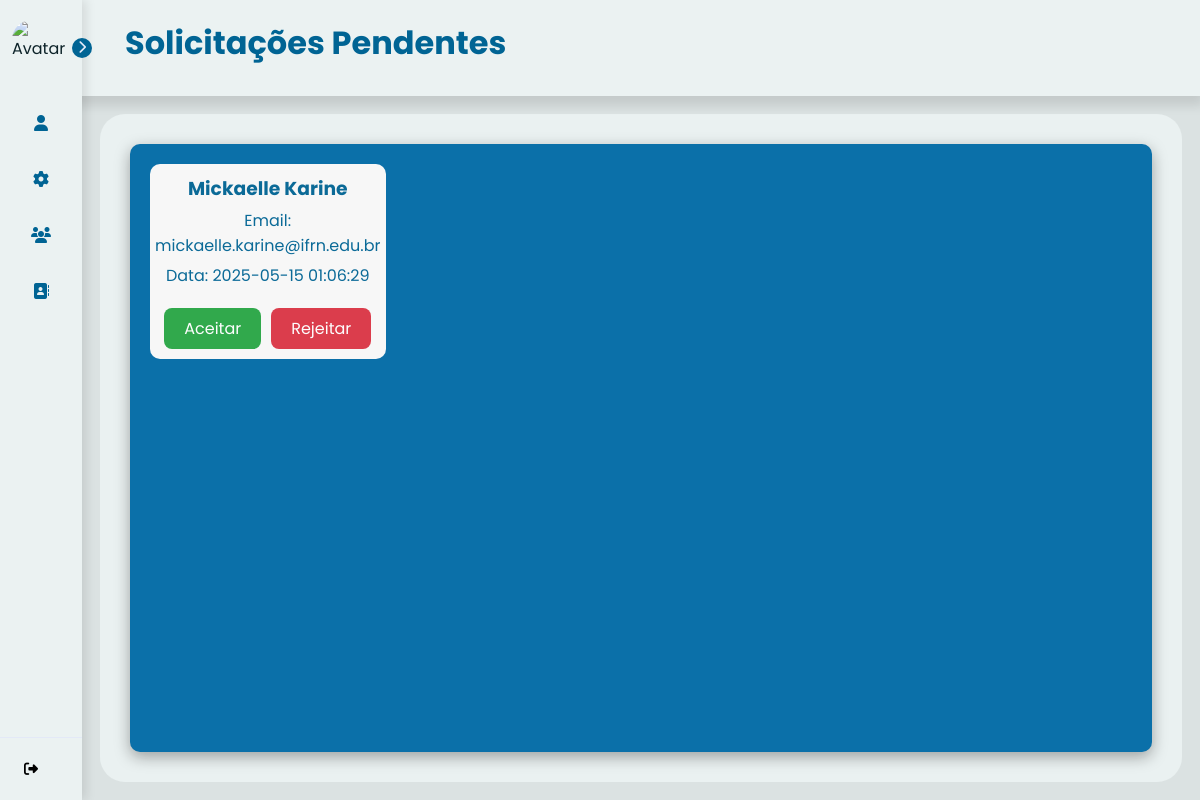
The page /solicitacoes_pendentes (signed in) on the database its author committed.
### tables this page shows
CREATE TABLE solicitacoes_personal (
    id INTEGER PRIMARY KEY AUTOINCREMENT,
    aluno_id INTEGER NOT NULL,
    personal_id INTEGER NOT NULL,
    status TEXT DEFAULT 'pendente', /* valores: pendente, aceito, rejeitado */
    data_solicitacao DATETIME DEFAULT CURRENT_TIMESTAMP,
    FOREIGN KEY (aluno_id) REFERENCES users(use_id),
    FOREIGN KEY (personal_id) REFERENCES users(use_id)
);

CREATE TABLE users (
    use_id INTEGER PRIMARY KEY AUTOINCREMENT,
    use_nome TEXT NOT NULL,
    use_senha TEXT NOT NULL,
    use_email TEXT NOT NULL,
    use_telefone TEXT NOT NULL,
    use_data_nascimento DATE NOT NULL,
    use_genero TEXT NOT NULL,
    use_tipo_usuario TEXT NOT NULL,
    use_dias_treino INT,
    use_horario_treino TIME,
    use_dias_trabalho INT ,
    use_horario_trabalho TIME,
    use_idade INT,
    use_peso FLOAT,
    use_altura FLOAT,
    use_imagem BLOB,
    use_foco_treino VARCHAR(90), /*foco do treino que o aluno quer desenvolver*/
    use_tipo_treino VARCHAR(90), /*tipo do treino que o personal gosta de ensinar*/
    use_contador INTEGER DEFAULT 0
);

### controllers/ProfileController.py (the view)
@profile_bp.route('/solicitacoes_pendentes')
@login_required
def solicitacoes_pendentes():
    if current_user.tipo_usuario.lower() != 'personal':
        flash('Acesso restrito a personais')
        return redirect(url_for('profile.profile_personal'))
    conn = obter_conexao()
    solicitacoes = conn.execute('''
        SELECT s.id, u.use_id, u.use_nome, u.use_email, s.data_solicitacao
        FROM solicitacoes_personal s
        JOIN users u ON s.aluno_id = u.use_id
        WHERE s.personal_id = ? AND s.status = 'pendente'
    ''', (current_user.id,)).fetchall()
    conn.close()
    return render_template('solicitacoes_pendentes.html', solicitacoes=solicitacoes)

### app.py (called while the page is built)
@login_manager.user_loader
def load_user(user_id):
    return User.get(user_id)

### models/__init__.py (called while the page is built)
def obter_conexao():
    conn = sqlite3.connect('database.db')
    conn.row_factory = sqlite3.Row
    return conn

### templates/solicitacoes_pendentes.html (shortened to what this page needs)
{% extends "base_personal.html" %}
{% block titlePage %} Solicitações Pendentes {% endblock %}
{% block content %}
<div class="profile-page">
    <div class="profile-container2">
        {% if solicitacoes %}
            <div class="profile-info2">
                {% for solic in solicitacoes %}
                    <div class="info2-items">
                        <h3 style="color: #006494;">{{ solic.use_nome }}</h3>
                        <p style="color: #006494;">Email: {{ solic.use_email }}</p>
                        <p style="color: #006494;">Data: {{ solic.data_solicitacao }}</p>
                        <div class="botoes-solicitacao">
                            <a href="{{ url_for('profile.aceitar_solicitacao', solicitacao_id=solic.id) }}"
                               class="btn-aceitar">Aceitar</a>
                            <a href="{{ url_for('profile.rejeitar_solicitacao', solicitacao_id=solic.id) }}"
                               class="btn-rejeitar">Rejeitar</a>
                        </div>
                    </div>
                {% endfor %}
            </div>
        {% else %}
            <div class="nenhum-personal">
                <p>Nenhuma solicitação pendente.</p>
            </div>
        {% endif %}
    </div>
</div>
{% endblock %}

### templates/solicitacoes_pendentes.html (style rules this page uses)
:root { --techfit-100: #ffff; --techfit-200: #006aa7; --techfit-300: #247ba0; --techfit-400: #006494; --techfit-500: #e8f1f2; }
* { font-family: "Didact Gothic", sans-serif; margin: 0; padding: 0; box-sizing: border-box; }
body { background-color: var(--techfit-400); color: white; }
.profile-page { display: flex; width: 100%; height: 100%; }
.profile-container2 { display: flex; flex-direction: column; background-color: #006aa7; color:#ffff; width: 100%; max-width: 100%; box-shadow: 0 5px 15px rgba(0, 0, 0, 0.35); border-radius: 10px; padding: 20px; gap: 10px; box-sizing: border-box; overflow: hidden; }
.profile-info2 { height: auto; width: 50%; display: flex; flex-wrap: wrap; justify-content: space-between; gap: 10px; }
.info2-items { display: flex; flex-direction: column; align-items: center; justify-content: center; text-align: center; width: 100%; min-height: 120px; background-color: #F9F9F9; padding: 10px; border-radius: 10px; box-sizing: border-box; gap: 5px; flex: 1 1 calc(50% - 10px); min-width: 150px; max-width: calc(50% - 10px); position: relative; }
.botoes-solicitacao { display: flex; gap: 10px; margin-top: 15px; }
.btn-aceitar, .btn-rejeitar { padding: 8px 20px; border-radius: 8px; text-decoration: none; transition: all 0.3s ease; }
.btn-aceitar { background: #28a745; color: white; }
.btn-rejeitar { background: #dc3545; color: white; }

### templates/base_personal.html (style rules this page uses)
* { margin: 0; padding: 0; box-sizing: border-box; font-family: 'Poppins', sans-serif; }
body { display: flex; min-height: 100vh; background-color: #dbe2e2; padding-left: 82px; color: #0d2329; }

### rows shown on the page
solicitacoes_personal: use_nome "Mickaelle Karine", use_email "mickaelle.karine@ifrn.edu.br", data_solicitacao "2025-05-15 01:06:29"
